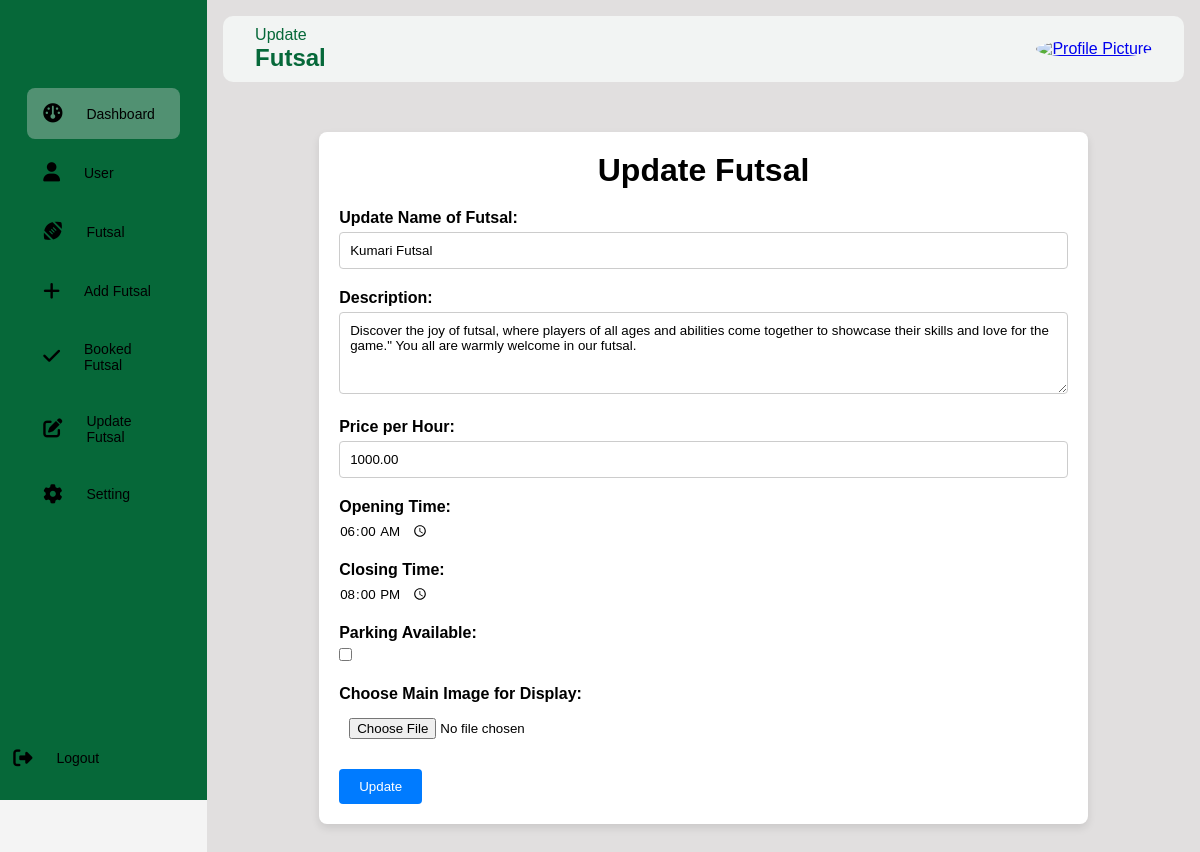
The app's page /Backend/Admin/UpdateFutsal.php?id=3, older data.
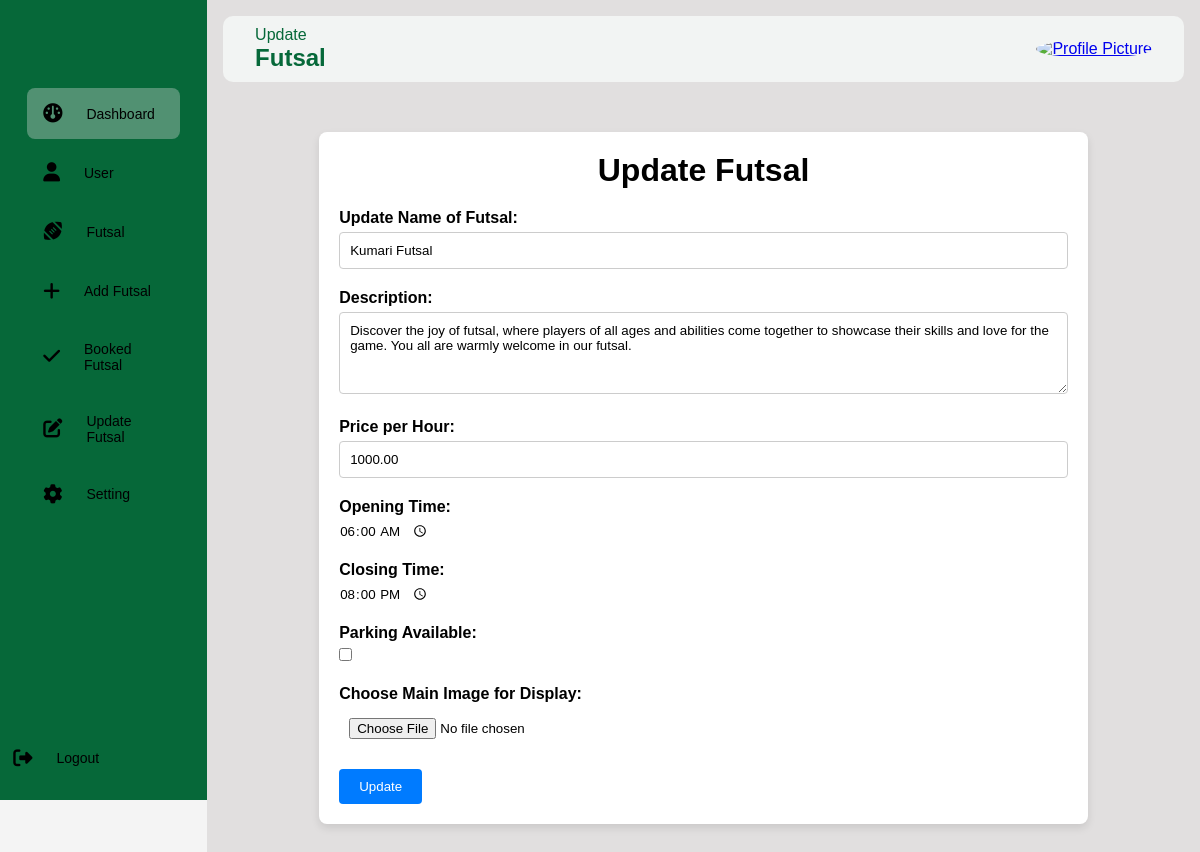
The same page, newer data.
### tables this page shows
CREATE TABLE `futsal_info` (
  `id` INT NOT NULL AUTO_INCREMENT,
  `name` VARCHAR(50) NOT NULL,
  `img_path` VARCHAR(255) NOT NULL,
  `description` VARCHAR(255) DEFAULT NULL,
  `location` VARCHAR(55) NOT NULL,
  `parking_available` TINYINT DEFAULT NULL,
  `price_per_hour` DECIMAL(10,2) DEFAULT NULL,
  `opening_time` TIME DEFAULT NULL,
  `closing_time` TIME DEFAULT NULL,
  PRIMARY KEY (`id`)
);

### Backend/Admin/UpdateFutsal.php (the view, shortened to what this page needs)
<?php
include './assets/includes/connect.php';
include("./assets/includes/sidebar.php");
if (isset($_GET['id'])) {
    $futsal_id = $_GET['id'];
    $sql = "SELECT * FROM futsal_info WHERE id = $futsal_id";
    $result = mysqli_query($con, $sql);
    if (mysqli_num_rows($result) > 0) {
        $futsal = mysqli_fetch_assoc($result);
        $futsal_name = $futsal['name'];
        $description = $futsal['description'];
        $price_per_hour = $futsal['price_per_hour'];
        $opening_time = $futsal['opening_time'];
        $closing_time = $futsal['closing_time'];
        $parking_available = $futsal['parking_available'];
    } else {
        echo "Futsal not found";
        exit;
    }
} else {
    echo "Futsal ID not provided";
    exit;
}
?>
<div class="main--content">
    <div class="header--wrapper">
        <div class="header--title">
            <span>Update</span>
            <h2>Futsal</h2>
        </div>
        <div class="user--info">
            <?php if (isset($row['profile']) && !empty($row['profile'])) { ?>
                <a href="../User/profile.php"><img src="../User/uploads/<?php echo $row['profile']; ?>" alt="Profile Picture" class="profile-picture"></a>
            <?php } else { ?>
                <a href="../User/profile.php"><img src="../User/uploads/default.png" alt="Profile Picture" class="profile-picture"></a>
            <?php } ?>
        </div>
    </div>
    <div class="container">
        <div class="card">
            <h1 class="card-title">Update Futsal</h1>
            <form action="adminupdate.php" method="POST" enctype="multipart/form-data">
                <div class="form-group">
                    <label for="futsal_name">Update Name of Futsal:</label>
                    <input type="text" id="futsal_name" name="futsal_name" value="<?php echo ($futsal_name); ?>" required>
                </div>
                <div class="form-group">
                    <label for="description">Description:</label>
                    <textarea id="description" name="description" rows="4" required><?php echo ($description); ?></textarea>
                </div>
                <div class="form-group">
                    <label for="price_per_hour">Price per Hour:</label>
                    <input type="number" id="price_per_hour" name="price_per_hour" min="0" value="<?php echo ($price_per_hour); ?>" required>
                </div>
                <div class="form-group">
                    <label for="opening_time">Opening Time:</label>
                    <input type="time" id="opening_time" name="opening_time" value="<?php echo ($opening_time); ?>" required>
                </div>
                <div class="form-group">
                    <label for="closing_time">Closing Time:</label>
                    <input type="time" id="closing_time" name="closing_time" value="<?php echo ($closing_time); ?>" required>
                </div>
                <div class="form-group">
                    <label for="parking_available">Parking Available:</label>
                    <input type="checkbox" id="parking_available" name="parking_available" <?php echo $parking_available ? 'checked' : ''; ?>>
                </div>
                <div class="form-group">
                    <label for="main_image">Choose Main Image for Display:</label>
                    <input type="file" id="main_image" name="main_image" accept="image/*">
                </div>
                <button type="submit" name="savechanges">Update</button>
            </form>
        </div>
    </div>
</div>
</body>
</html>

Row changes from the older to the newer data that the page shows:
changed futsal_info "Kumari Futsal": description "…and love for the game.\" You all are warmly…" → "…and love for the game. You all are warmly…"
